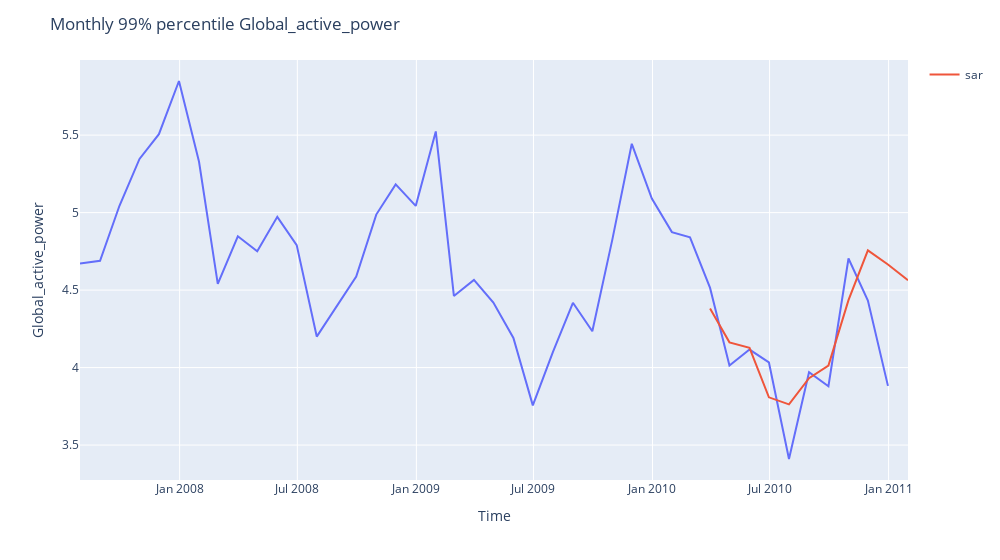

Here is the notebook cell this chart was saved with:
### Code cell
forecast_sar = sar.predict(start=len(df_monthly[0:-10]), end=len(df_monthly))

figure = px.line(x=df_monthly.index, y=df_monthly[var])
figure.add_scatter(x=forecast_sar.index, y=forecast_sar, mode="lines", name="sar")
figure.update_layout(
    title=f"Monthly 99% percentile {var}",
    width=1000,
    xaxis_title="Time",
    yaxis_title=f"{var}",
)
figure.show()

### Figure 1 — Plotly figure (JSON) as saved in the notebook; plotly's stock layout.template omitted (floating-point values rounded to 4 significant figures)
{"data": [{"hovertemplate": "x=%{x}<br>y=%{y}<extra></extra>", "legendgroup": "", "line": {"color": "#636efa", "dash": "solid"}, "marker": {"symbol": "circle"}, "mode": "lines", "name": "", "orientation": "v", "showlegend": false, "x": ["2007-07-31T00:00:00", "2007-08-31T00:00:00", "2007-09-30T00:00:00", "2007-10-31T00:00:00", "2007-11-30T00:00:00", "2007-12-31T00:00:00", "2008-01-31T00:00:00", "2008-02-29T00:00:00", "2008-03-31T00:00:00", "2008-04-30T00:00:00", "2008-05-31T00:00:00", "2008-06-30T00:00:00", "2008-07-31T00:00:00", "2008-08-31T00:00:00", "2008-09-30T00:00:00", "2008-10-31T00:00:00", "2008-11-30T00:00:00", "2008-12-31T00:00:00", "2009-01-31T00:00:00", "2009-02-28T00:00:00", "2009-03-31T00:00:00", "2009-04-30T00:00:00", "2009-05-31T00:00:00", "2009-06-30T00:00:00", "2009-07-31T00:00:00", "2009-08-31T00:00:00", "2009-09-30T00:00:00", "2009-10-31T00:00:00", "2009-11-30T00:00:00", "2009-12-31T00:00:00", "2010-01-31T00:00:00", "2010-02-28T00:00:00", "2010-03-31T00:00:00", "2010-04-30T00:00:00", "2010-05-31T00:00:00", "2010-06-30T00:00:00", "2010-07-31T00:00:00", "2010-08-31T00:00:00", "2010-09-30T00:00:00", "2010-10-31T00:00:00", "2010-11-30T00:00:00", "2010-12-31T00:00:00"], "xaxis": "x", "y": [4.671, 4.689, 5.044, 5.346, 5.506, 5.849, 5.328, 4.54, 4.847, 4.75, 4.972, 4.79, 4.2, 4.4, 4.588, 4.987, 5.182, 5.043, 5.524, 4.462, 4.566, 4.42, 4.191, 3.756, 4.1, 4.418, 4.234, 4.827, 5.444, 5.09, 4.874, 4.841, 4.514, 4.013, 4.116, 4.033, 3.41, 3.97, 3.879, 4.704, 4.432, 3.882], "yaxis": "y", "type": "scatter"}, {"mode": "lines", "name": "sar", "x": ["2010-03-31T00:00:00", "2010-04-30T00:00:00", "2010-05-31T00:00:00", "2010-06-30T00:00:00", "2010-07-31T00:00:00", "2010-08-31T00:00:00", "2010-09-30T00:00:00", "2010-10-31T00:00:00", "2010-11-30T00:00:00", "2010-12-31T00:00:00", "2011-01-31T00:00:00"], "y": [4.381, 4.163, 4.128, 3.808, 3.762, 3.931, 4.013, 4.435, 4.756, 4.665, 4.564], "type": "scatter"}], "layout": {"xaxis": {"anchor": "y", "domain": [0.0, 1.0], "title": {"text": "Time"}}, "yaxis": {"anchor": "x", "domain": [0.0, 1.0], "title": {"text": "Global_active_power"}}, "legend": {"tracegroupgap": 0}, "margin": {"t": 60}, "title": {"text": "Monthly 99% percentile Global_active_power"}, "width": 1000}}
